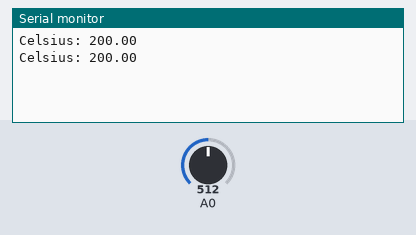
A sketch run on a simulated Arduino Uno, built with avr-gcc and run on an emulated ATmega328P. Shown: the last lines printed to the serial monitor. The test bench sets the inputs (shaded band); at power-on: A0 = 512.

Above: at 2.8 s.
2.9 s: A0 set to 716
At 5.2 s:
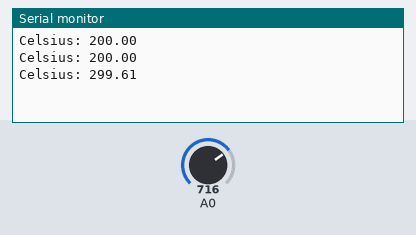
5.6 s: A0 set to 900
At 7.0 s:
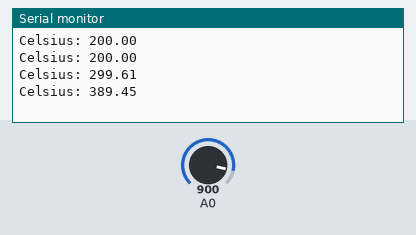
Timing chart, 0 to 8.6 s (numbered marks = the images above; inputs shaded):
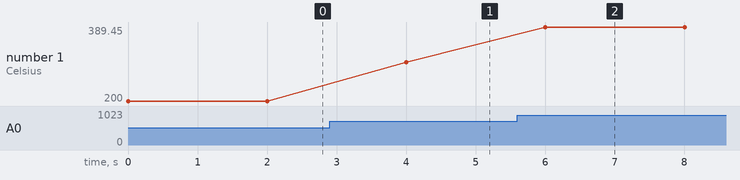

Measured:
- after the input at 2.9 s, the serial monitor: prints a new line after 1.1 s (image 1)
- after the input at 5.6 s, the serial monitor: prints a new line after 0.40 s (image 2)
- plotted number 1: 200 → 299.61 after the input at 2.9 s, 299.61 → 389.45 after the input at 5.6 s

The sketch:

main.ino
```cpp
int sensor = A1;
int value = 0;

float volt, millivolt, valueCel;

void setup()
{
  pinMode(sensor,INPUT);
  Serial.begin(9600);
}


void loop()
{
  value = analogRead(A0);
  volt = (value * 5.0)/1024;
  millivolt = volt * 1000;

  valueCel =  (millivolt-500)/10 ;

  Serial.print("Celsius: ");
  Serial.println(valueCel);

  delay(2000);

}
```
